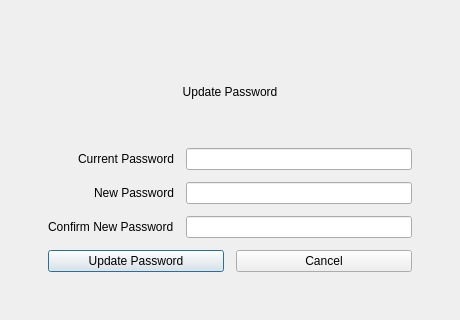
<?xml version="1.0" encoding="UTF-8"?>
<ui version="4.0">
 <class>PasswordDialog</class>
 <widget class="QDialog" name="PasswordDialog">
  <property name="geometry">
   <rect>
    <x>0</x>
    <y>0</y>
    <width>460</width>
    <height>320</height>
   </rect>
  </property>
  <property name="windowTitle">
   <string>Update Password</string>
  </property>
  <layout class="QVBoxLayout" name="verticalLayout">
   <property name="leftMargin">
    <number>24</number>
   </property>
   <property name="topMargin">
    <number>24</number>
   </property>
   <property name="rightMargin">
    <number>24</number>
   </property>
   <property name="bottomMargin">
    <number>24</number>
   </property>
   <item>
    <widget class="QFrame" name="content_panel">
     <layout class="QVBoxLayout" name="contentLayout">
      <property name="spacing">
       <number>12</number>
      </property>
      <property name="leftMargin">
       <number>24</number>
      </property>
      <property name="topMargin">
       <number>24</number>
      </property>
      <property name="rightMargin">
       <number>24</number>
      </property>
      <property name="bottomMargin">
       <number>24</number>
      </property>
      <item>
       <widget class="QLabel" name="title_label">
        <property name="text">
         <string>Update Password</string>
        </property>
        <property name="alignment">
         <set>Qt::AlignCenter</set>
        </property>
       </widget>
      </item>
      <item>
       <layout class="QFormLayout" name="formLayout">
        <property name="labelAlignment">
         <set>Qt::AlignRight|Qt::AlignTrailing|Qt::AlignVCenter</set>
        </property>
        <item row="0" column="0">
         <widget class="QLabel" name="current_password_label">
          <property name="text">
           <string>Current Password</string>
          </property>
         </widget>
        </item>
        <item row="0" column="1">
         <widget class="QLineEdit" name="current_password"/>
        </item>
        <item row="1" column="0">
         <widget class="QLabel" name="new_password_label">
          <property name="text">
           <string>New Password</string>
          </property>
         </widget>
        </item>
        <item row="1" column="1">
         <widget class="QLineEdit" name="new_password"/>
        </item>
        <item row="2" column="0">
         <widget class="QLabel" name="confirm_password_label">
          <property name="text">
           <string>Confirm New Password</string>
          </property>
         </widget>
        </item>
        <item row="2" column="1">
         <widget class="QLineEdit" name="confirm_new_password"/>
        </item>
       </layout>
      </item>
      <item>
       <layout class="QHBoxLayout" name="buttonLayout">
        <item>
         <widget class="QPushButton" name="update_password_btn">
          <property name="text">
           <string>Update Password</string>
          </property>
         </widget>
        </item>
        <item>
         <widget class="QPushButton" name="cancel_btn">
          <property name="text">
           <string>Cancel</string>
          </property>
         </widget>
        </item>
       </layout>
      </item>
     </layout>
    </widget>
   </item>
  </layout>
 </widget>
 <resources/>
 <connections/>
</ui>
